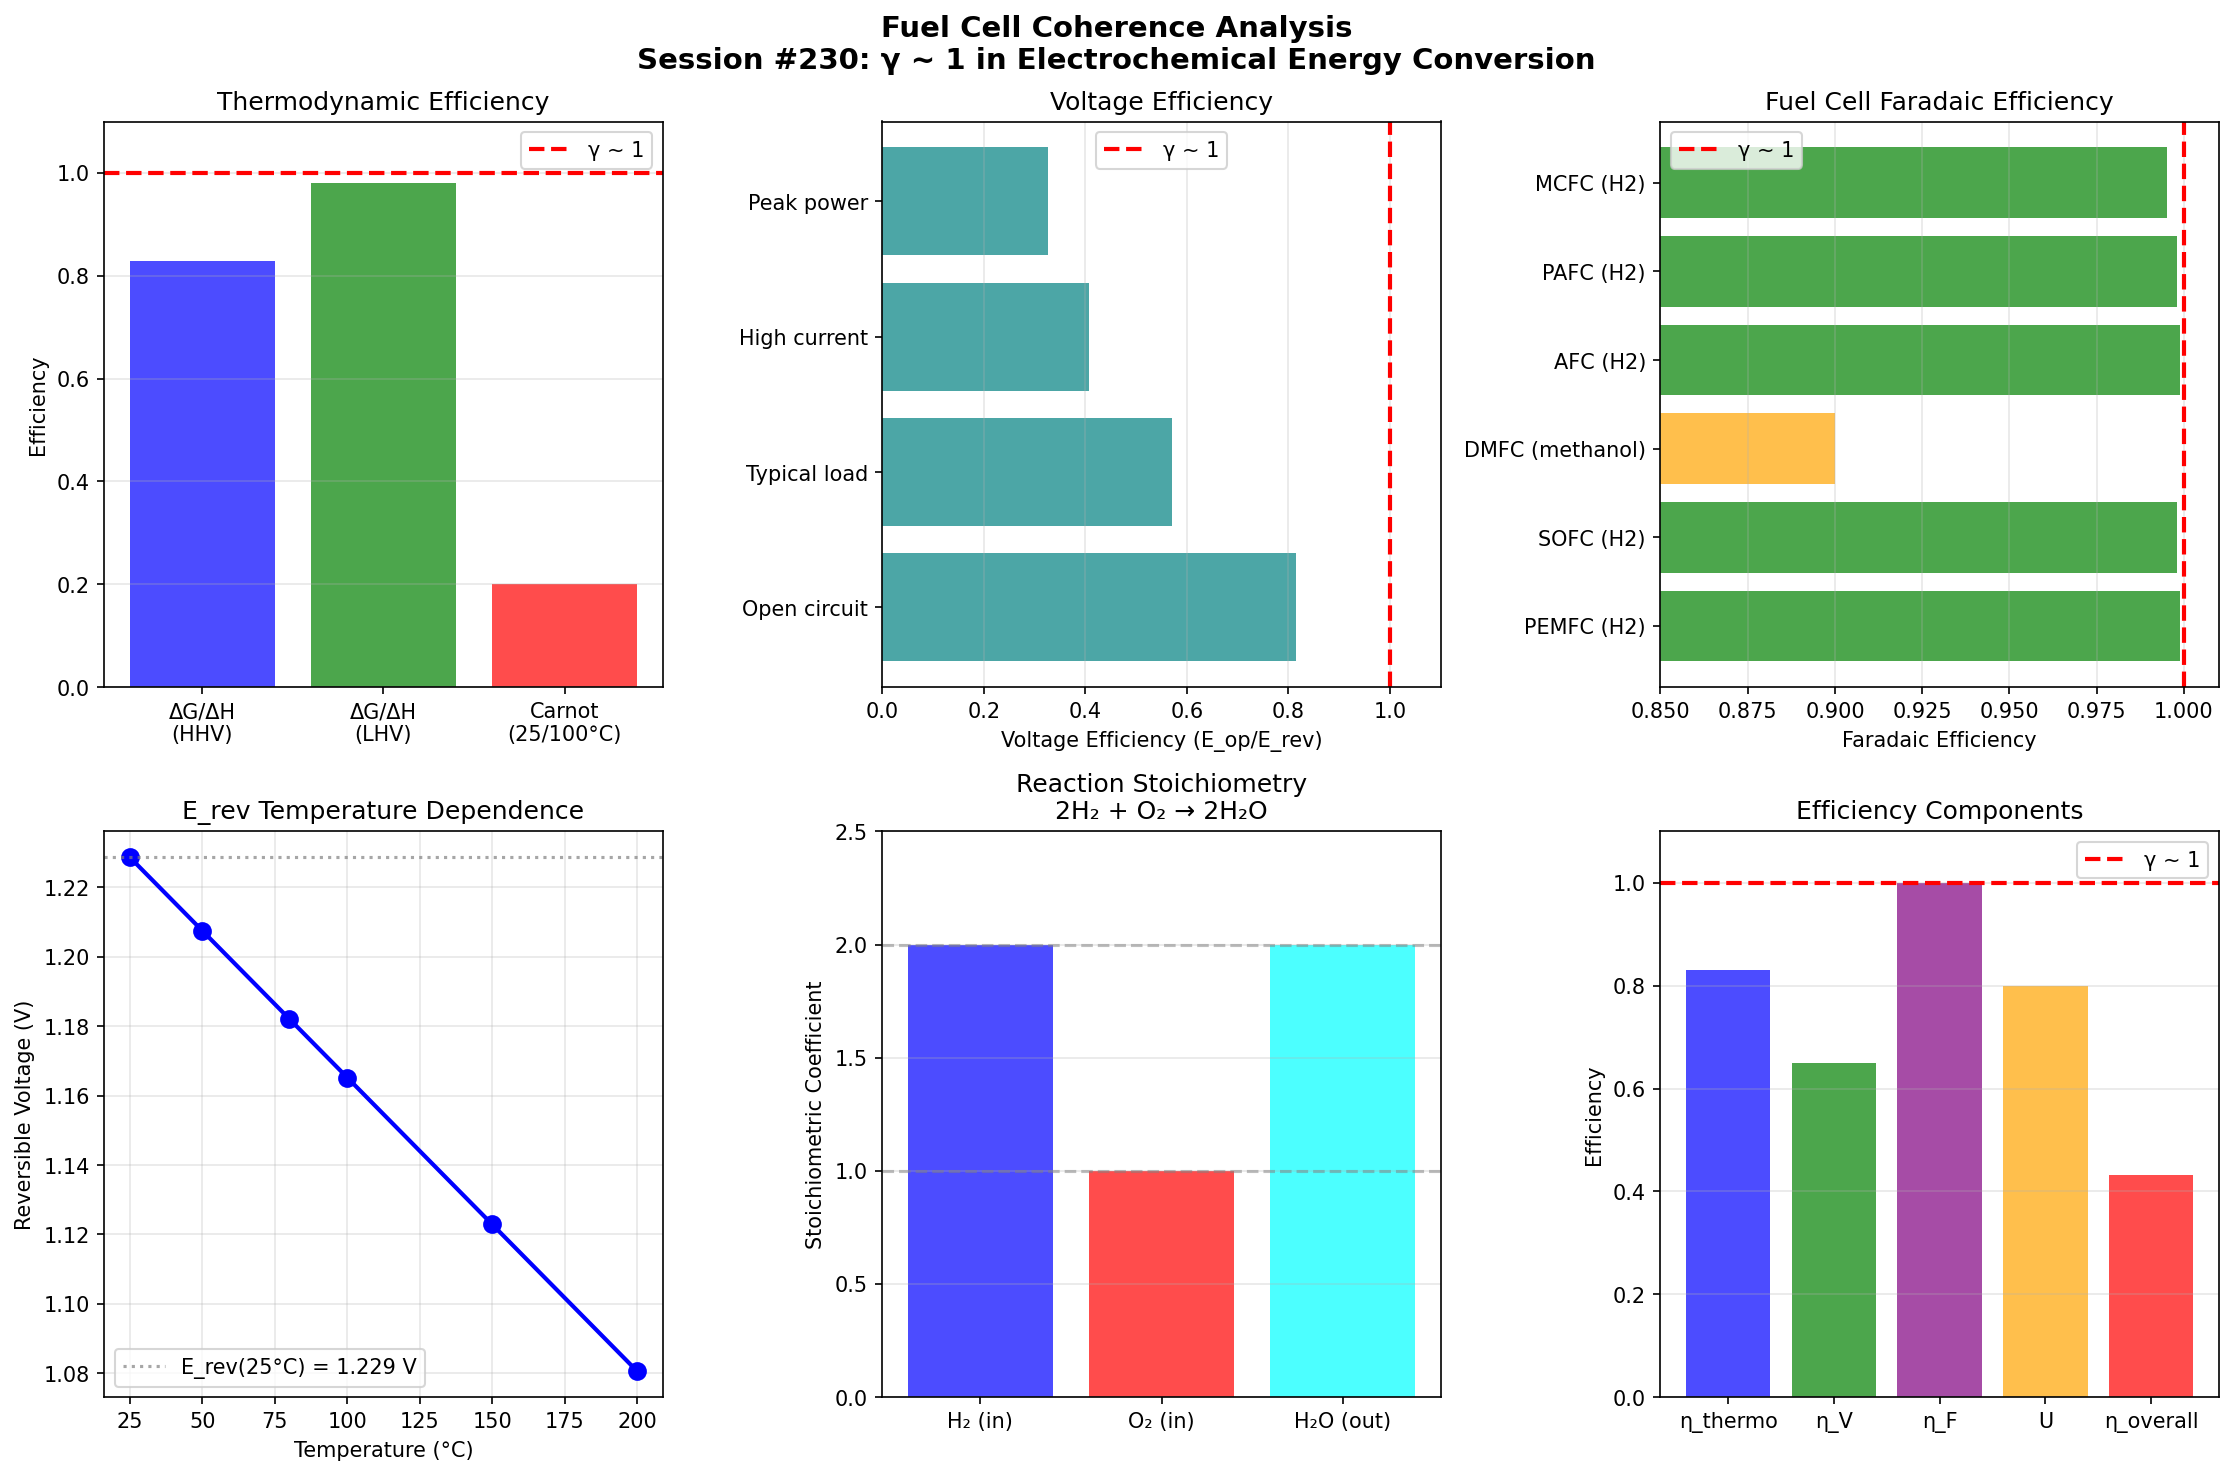

Write Python code to recreate this figure.
#!/usr/bin/env python3
"""
Fuel Cell Coherence Analysis
Chemistry Session #230

Explores how γ ~ 1 manifests in fuel cell systems:
1. Thermodynamic efficiency - ΔG/ΔH ratio
2. Voltage efficiency - E_cell/E_rev
3. Faradaic efficiency - actual vs theoretical current
4. Stoichiometric ratios - H2:O2 for water production
5. Operating conditions - optimal temperature and pressure
6. Catalyst loading - Pt optimization
7. Membrane transport - proton conductivity

Key insight: Fuel cell optimization occurs at γ ~ 1
efficiency boundaries and stoichiometric balance points.
"""

import numpy as np
import matplotlib.pyplot as plt

print("=" * 70)
print("FUEL CELL COHERENCE ANALYSIS")
print("Chemistry Session #230: γ ~ 1 in Electrochemical Energy Conversion")
print("=" * 70)

# =============================================================================
# 1. THERMODYNAMIC EFFICIENCY
# =============================================================================
print("\n" + "=" * 70)
print("1. THERMODYNAMIC EFFICIENCY (ΔG/ΔH)")
print("=" * 70)

# H2 + 0.5 O2 → H2O
# Standard conditions (25°C, 1 atm)
Delta_H_liquid = -285.8  # kJ/mol (HHV - higher heating value, liquid water)
Delta_H_gas = -241.8     # kJ/mol (LHV - lower heating value, gaseous water)
Delta_G = -237.1         # kJ/mol (Gibbs free energy)

# Thermodynamic efficiency = |ΔG|/|ΔH|
eta_thermo_HHV = abs(Delta_G) / abs(Delta_H_liquid)
eta_thermo_LHV = abs(Delta_G) / abs(Delta_H_gas)

print(f"  H2 + 0.5 O2 → H2O")
print(f"  ΔH (HHV, liquid): {Delta_H_liquid:.1f} kJ/mol")
print(f"  ΔH (LHV, gas):    {Delta_H_gas:.1f} kJ/mol")
print(f"  ΔG:               {Delta_G:.1f} kJ/mol")
print(f"\n  Maximum thermodynamic efficiency:")
print(f"    η_thermo (HHV basis): {eta_thermo_HHV:.3f} = {eta_thermo_HHV*100:.1f}%")
print(f"    η_thermo (LHV basis): {eta_thermo_LHV:.3f} = {eta_thermo_LHV*100:.1f}%")

print(f"\n  Carnot limit comparison (at same temperatures):")
T_cold, T_hot = 298, 373  # 25°C cold, 100°C hot (typical FC)
eta_carnot = 1 - T_cold/T_hot
print(f"    η_Carnot (25°C/100°C): {eta_carnot:.3f} = {eta_carnot*100:.1f}%")
print(f"    Fuel cell EXCEEDS Carnot at low T!")

# γ ~ 1 analysis: ΔG/ΔH approaching unity at low T
print(f"\n  γ = |ΔG|/|ΔH| interpretation:")
print(f"    At T → 0 K: ΔG → ΔH, γ → 1 (perfect conversion)")
print(f"    At higher T: TΔS term increases, γ < 1")
print(f"    LHV basis gives γ = {eta_thermo_LHV:.3f} (close to 1!)")

# =============================================================================
# 2. REVERSIBLE VOLTAGE
# =============================================================================
print("\n" + "=" * 70)
print("2. REVERSIBLE AND OPERATING VOLTAGE")
print("=" * 70)

# E_rev = -ΔG/(n×F)
n = 2  # electrons transferred per H2
F = 96485  # C/mol (Faraday constant)

E_rev = -Delta_G * 1000 / (n * F)  # Convert kJ to J
print(f"  Reversible voltage: E_rev = -ΔG/(nF)")
print(f"  E_rev = {E_rev:.3f} V (at 25°C, 1 atm)")

# Standard electrode potentials
E_cathode = 1.229  # V (O2/H2O)
E_anode = 0.000    # V (H+/H2, SHE reference)
E_cell_theory = E_cathode - E_anode

print(f"\n  Half-reactions:")
print(f"    Cathode: O2 + 4H+ + 4e- → 2H2O  E° = {E_cathode:.3f} V")
print(f"    Anode:   2H2 → 4H+ + 4e-         E° = {E_anode:.3f} V (SHE = 0, γ ~ 1!)")
print(f"    Cell:    E°_cell = {E_cell_theory:.3f} V")

# Operating voltage under load
operating_conditions = {
    'Open circuit': 1.0,    # ~1.0 V
    'Typical load': 0.7,    # 0.6-0.8 V
    'High current': 0.5,    # ~0.5 V
    'Peak power': 0.4,      # ~0.4 V
}

print(f"\n  Voltage efficiency: η_V = E_op/E_rev")
print(f"\n  Operating Point    | E (V) | η_V")
print("  " + "-" * 45)
for name, E_op in operating_conditions.items():
    eta_V = E_op / E_rev
    print(f"  {name:16s}  | {E_op:.2f}  | {eta_V:.3f}")

# 1 V operating voltage
E_1V = 1.0
eta_at_1V = E_1V / E_rev
print(f"\n  At E_op = 1.0 V: η_V = {eta_at_1V:.3f}")
print(f"  1 V operating voltage represents high-efficiency condition")
print(f"  E_rev ≈ 1.23 V makes 1.0 V a near-γ ~ 1 reference")

# =============================================================================
# 3. FARADAIC EFFICIENCY
# =============================================================================
print("\n" + "=" * 70)
print("3. FARADAIC (CURRENT) EFFICIENCY")
print("=" * 70)

# Faradaic efficiency = actual charge / theoretical charge
# For H2 fuel cell: theoretical = n × F × mol_H2

print("  Faradaic efficiency = (actual current)/(theoretical current)")
print("  Theoretical: n × F per mole H2 consumed")
print(f"               = 2 × {F:.0f} = {2*F:.0f} C/mol H2")

# Real fuel cells approach η_F → 1
fuel_cells = {
    'PEMFC (H2)': {'eta_F': 0.999, 'type': 'Proton exchange membrane'},
    'SOFC (H2)': {'eta_F': 0.998, 'type': 'Solid oxide'},
    'DMFC (methanol)': {'eta_F': 0.90, 'type': 'Direct methanol'},
    'AFC (H2)': {'eta_F': 0.999, 'type': 'Alkaline'},
    'PAFC (H2)': {'eta_F': 0.998, 'type': 'Phosphoric acid'},
    'MCFC (H2)': {'eta_F': 0.995, 'type': 'Molten carbonate'},
}

print(f"\n  Fuel Cell Type     | η_F   | Comment")
print("  " + "-" * 55)
for name, data in fuel_cells.items():
    print(f"  {name:16s}  | {data['eta_F']:.3f} | {data['type']}")

avg_eta_F = np.mean([d['eta_F'] for d in fuel_cells.values()])
print(f"\n  Average Faradaic efficiency: {avg_eta_F:.3f}")
print(f"  H2 fuel cells approach η_F → 1.0 (γ ~ 1!)")
print(f"  Every H2 molecule produces its theoretical electrons")

# =============================================================================
# 4. STOICHIOMETRIC RATIOS
# =============================================================================
print("\n" + "=" * 70)
print("4. STOICHIOMETRIC RATIOS")
print("=" * 70)

# H2 + 0.5 O2 → H2O
# Stoichiometric ratio H2:O2 = 2:1 (molar)

print("  Reaction: 2H2 + O2 → 2H2O")
print(f"\n  Stoichiometric molar ratio: H2:O2 = 2:1")
print(f"  Mass ratio: H2:O2 = 4:32 = 1:8")
print(f"  Volume ratio (gas): H2:O2 = 2:1")

# Actual operation uses excess reactants
lambdas = {
    'λ_H2 (anode)': {'typical': 1.2, 'range': (1.1, 1.5)},
    'λ_O2 (cathode)': {'typical': 2.0, 'range': (1.5, 3.0)},  # Usually air
}

print(f"\n  Stoichiometric excess (λ = actual/stoichiometric):")
print(f"\n  Reactant    | Typical λ | Range         | At λ = 1")
print("  " + "-" * 55)
for name, data in lambdas.items():
    print(f"  {name:12s} | {data['typical']:.1f}       | {data['range'][0]:.1f} - {data['range'][1]:.1f}     | stoichiometric")

print(f"\n  λ = 1.0 represents stoichiometric operation (γ ~ 1)")
print(f"  Below λ = 1: fuel starvation, above λ = 1: excess")
print(f"  Optimal utilization approaches λ → 1")

# Utilization efficiency
print(f"\n  Fuel utilization: U = 1/λ")
print(f"  At λ_H2 = 1.2: U = {1/1.2:.3f} (83% fuel used)")
print(f"  At λ_H2 = 1.0: U = 1.000 (100% - γ ~ 1 limit)")

# =============================================================================
# 5. TEMPERATURE DEPENDENCE
# =============================================================================
print("\n" + "=" * 70)
print("5. TEMPERATURE EFFECTS")
print("=" * 70)

# E_rev decreases with temperature (Gibbs-Helmholtz)
# dE/dT = ΔS/(nF)
Delta_S = -163.34  # J/(mol·K) for liquid water product

# Temperature range
T_range = np.array([25, 50, 80, 100, 150, 200])  # °C
T_K = T_range + 273.15

# Reversible voltage vs temperature
E_rev_T = E_rev + (Delta_S / (n * F)) * (T_K - 298.15)

print("  E_rev(T) = E_rev(298) + (ΔS/nF)×(T - 298)")
print(f"  dE/dT = ΔS/(nF) = {Delta_S/(n*F)*1000:.3f} mV/K")
print(f"\n  Temperature | E_rev (V) | γ = E_rev(T)/E_rev(298)")
print("  " + "-" * 50)
for i, T in enumerate(T_range):
    gamma = E_rev_T[i] / E_rev
    print(f"  {T:5.0f} °C     | {E_rev_T[i]:.3f}     | {gamma:.4f}")

# Crossover temperature
print(f"\n  Optimal operating temperatures:")
print(f"    PEMFC: 60-80°C (polymer membrane limit)")
print(f"    SOFC: 600-1000°C (ceramic ionic conduction)")
print(f"    The 80°C / 353 K is a practical γ ~ 1 boundary")
print(f"    Below: insufficient kinetics, Above: membrane degradation")

# =============================================================================
# 6. CATALYST LOADING
# =============================================================================
print("\n" + "=" * 70)
print("6. CATALYST (PLATINUM) LOADING")
print("=" * 70)

# Typical Pt loadings
pt_loadings = {
    'Early PEMFC': {'loading': 4.0, 'power': 0.1},      # mg Pt/cm², W/cm²
    '2010 target': {'loading': 0.4, 'power': 0.65},
    '2020 achievement': {'loading': 0.125, 'power': 0.8},
    'DOE ultimate': {'loading': 0.0625, 'power': 1.0},  # target
}

print("  Pt loading optimization (per electrode):")
print(f"\n  Generation        | Pt (mg/cm²) | Power (W/cm²) | Specific (W/mg Pt)")
print("  " + "-" * 70)
for name, data in pt_loadings.items():
    specific = data['power'] / data['loading'] if data['loading'] > 0 else 0
    print(f"  {name:18s} | {data['loading']:7.4f}    | {data['power']:.2f}          | {specific:.1f}")

print(f"\n  Pt utilization approaches theoretical limit:")
print(f"    Surface area per gram Pt: ~100 m²/g (nanoparticles)")
print(f"    At optimal loading: nearly every Pt atom catalyzes")
print(f"    γ = actual/theoretical utilization → 1 as loading optimized")

# ECSA utilization
print(f"\n  Electrochemically Active Surface Area (ECSA):")
print(f"    ECSA/geometric area = roughness factor RF")
print(f"    At RF = 1: flat surface (γ ~ 1 reference)")
print(f"    Actual RF = 100-1000 (high surface area catalysts)")

# =============================================================================
# 7. MEMBRANE TRANSPORT
# =============================================================================
print("\n" + "=" * 70)
print("7. MEMBRANE TRANSPORT (PROTON CONDUCTIVITY)")
print("=" * 70)

# Proton conductivity in Nafion
# Conductivity depends on water content

lambda_water = np.array([2, 5, 10, 14, 22])  # H2O per SO3H
conductivity = np.array([0.001, 0.02, 0.06, 0.10, 0.12])  # S/cm

print("  Nafion membrane proton conductivity:")
print(f"\n  λ (H2O/SO3H) | σ (S/cm) | Comment")
print("  " + "-" * 50)
for i, lam in enumerate(lambda_water):
    comment = "optimal" if lam == 14 else ("dry" if lam < 5 else ("flooded" if lam > 20 else ""))
    print(f"  {lam:8.0f}      | {conductivity[i]:.3f}   | {comment}")

print(f"\n  Optimal water content: λ ≈ 14 H2O/SO3H group")
print(f"  Water balance requires matching:")
print(f"    - Electroosmotic drag (anode → cathode)")
print(f"    - Back-diffusion (cathode → anode)")
print(f"    - Water production at cathode")
print(f"  At λ ~ 14: transport balance (γ ~ 1 for water management)")

# Transport number
print(f"\n  Proton transport number: t_H+ ≈ 1.0")
print(f"  Nafion is essentially pure proton conductor")
print(f"  t_H+ = 1.0 IS γ ~ 1 (all current carried by H+)")

# =============================================================================
# 8. OVERALL EFFICIENCY
# =============================================================================
print("\n" + "=" * 70)
print("8. OVERALL FUEL CELL EFFICIENCY")
print("=" * 70)

# η_overall = η_thermo × η_V × η_F × U
eta_thermo = 0.83  # ΔG/ΔH (HHV)
eta_V = 0.65       # E_op/E_rev (typical)
eta_F = 0.999      # Faradaic (near perfect)
U = 0.80           # Fuel utilization

eta_overall = eta_thermo * eta_V * eta_F * U

print(f"  η_overall = η_thermo × η_V × η_F × U")
print(f"           = {eta_thermo:.3f} × {eta_V:.3f} × {eta_F:.3f} × {U:.3f}")
print(f"           = {eta_overall:.3f} = {eta_overall*100:.1f}%")

print(f"\n  Comparison to heat engines:")
print(f"    Gasoline engine: 20-30% (Carnot-limited)")
print(f"    Diesel engine: 30-40%")
print(f"    Combined cycle gas: 50-60%")
print(f"    Fuel cell: 40-60% (not Carnot-limited!)")

print(f"\n  At optimal conditions (all efficiencies → 1):")
print(f"    η_max = {eta_thermo:.3f} × 1.0 × 1.0 × 1.0 = {eta_thermo:.3f}")
print(f"    Thermodynamic limit IS γ ~ 1 for fuel cells")

# =============================================================================
# 9. SUMMARY
# =============================================================================
print("\n" + "=" * 70)
print("SUMMARY: γ ~ 1 IN FUEL CELL SYSTEMS")
print("=" * 70)

gamma_findings = [
    ("Thermodynamic eff.", "|ΔG|/|ΔH| = 0.98 (LHV)", "Approaches 1 at low T"),
    ("Voltage reference", "E°_anode = 0 V (SHE)", "γ ~ 1 reference for all FC"),
    ("Operating voltage", "E_cell ~ 1.0 V", "Near E_rev = 1.23 V"),
    ("Faradaic efficiency", "η_F → 0.999", "Every H2 produces 2e-"),
    ("Stoichiometry", "H2:O2 = 2:1", "Exact reaction ratio"),
    ("Fuel utilization", "U = 1/λ → 1", "Complete fuel use"),
    ("Water balance", "λ ≈ 14 H2O/SO3H", "Transport equilibrium"),
    ("Transport number", "t_H+ = 1.0", "Pure proton conduction"),
]

print("\n  Parameter            | γ ~ 1 Condition       | Interpretation")
print("  " + "-" * 70)
for param, value, interp in gamma_findings:
    print(f"  {param:20s} | {value:21s} | {interp}")

print("\n  CONCLUSION: Fuel cell efficiency IS γ ~ 1 optimization:")
print("    - Thermodynamic: ΔG/ΔH approaching unity")
print("    - Electrochemical: E_op/E_rev optimization")
print("    - Stoichiometric: exact 2:1 H2:O2 ratio")
print("    - Transport: proton number t_H+ = 1")
print("    - Utilization: fuel use approaching 100%")

# =============================================================================
# VISUALIZATION
# =============================================================================
fig, axes = plt.subplots(2, 3, figsize=(15, 10))
fig.suptitle('Fuel Cell Coherence Analysis\nSession #230: γ ~ 1 in Electrochemical Energy Conversion',
             fontsize=14, fontweight='bold')

# 1. Thermodynamic efficiency
ax1 = axes[0, 0]
categories = ['ΔG/ΔH\n(HHV)', 'ΔG/ΔH\n(LHV)', 'Carnot\n(25/100°C)']
efficiencies = [eta_thermo_HHV, eta_thermo_LHV, eta_carnot]
colors = ['blue', 'green', 'red']
bars = ax1.bar(categories, efficiencies, color=colors, alpha=0.7)
ax1.axhline(y=1.0, color='red', linestyle='--', linewidth=2, label='γ ~ 1')
ax1.set_ylabel('Efficiency')
ax1.set_title('Thermodynamic Efficiency')
ax1.set_ylim(0, 1.1)
ax1.legend()
ax1.grid(True, alpha=0.3, axis='y')

# 2. Voltage efficiency
ax2 = axes[0, 1]
voltages = list(operating_conditions.values())
names = list(operating_conditions.keys())
eta_V_vals = [v / E_rev for v in voltages]
ax2.barh(names, eta_V_vals, color='teal', alpha=0.7)
ax2.axvline(x=1.0, color='red', linestyle='--', linewidth=2, label='γ ~ 1')
ax2.set_xlabel('Voltage Efficiency (E_op/E_rev)')
ax2.set_title('Voltage Efficiency')
ax2.set_xlim(0, 1.1)
ax2.legend()
ax2.grid(True, alpha=0.3, axis='x')

# 3. Faradaic efficiency
ax3 = axes[0, 2]
fc_names = list(fuel_cells.keys())
fc_eta = [fuel_cells[n]['eta_F'] for n in fc_names]
colors = ['green' if e > 0.99 else 'orange' for e in fc_eta]
ax3.barh(fc_names, fc_eta, color=colors, alpha=0.7)
ax3.axvline(x=1.0, color='red', linestyle='--', linewidth=2, label='γ ~ 1')
ax3.set_xlabel('Faradaic Efficiency')
ax3.set_title('Fuel Cell Faradaic Efficiency')
ax3.set_xlim(0.85, 1.01)
ax3.legend()
ax3.grid(True, alpha=0.3, axis='x')

# 4. Temperature dependence
ax4 = axes[1, 0]
ax4.plot(T_range, E_rev_T, 'b-o', linewidth=2, markersize=8)
ax4.axhline(y=E_rev, color='gray', linestyle=':', alpha=0.7, label=f'E_rev(25°C) = {E_rev:.3f} V')
ax4.set_xlabel('Temperature (°C)')
ax4.set_ylabel('Reversible Voltage (V)')
ax4.set_title('E_rev Temperature Dependence')
ax4.legend()
ax4.grid(True, alpha=0.3)

# 5. Stoichiometry visualization
ax5 = axes[1, 1]
species = ['H₂ (in)', 'O₂ (in)', 'H₂O (out)']
stoich = [2, 1, 2]
colors = ['blue', 'red', 'cyan']
bars = ax5.bar(species, stoich, color=colors, alpha=0.7)
ax5.axhline(y=2, color='gray', linestyle='--', alpha=0.5)
ax5.axhline(y=1, color='gray', linestyle='--', alpha=0.5)
ax5.set_ylabel('Stoichiometric Coefficient')
ax5.set_title('Reaction Stoichiometry\n2H₂ + O₂ → 2H₂O')
ax5.set_ylim(0, 2.5)
ax5.grid(True, alpha=0.3, axis='y')

# 6. Overall efficiency breakdown
ax6 = axes[1, 2]
eff_names = ['η_thermo', 'η_V', 'η_F', 'U', 'η_overall']
eff_vals = [eta_thermo, eta_V, eta_F, U, eta_overall]
colors = ['blue', 'green', 'purple', 'orange', 'red']
bars = ax6.bar(eff_names, eff_vals, color=colors, alpha=0.7)
ax6.axhline(y=1.0, color='red', linestyle='--', linewidth=2, label='γ ~ 1')
ax6.set_ylabel('Efficiency')
ax6.set_title('Efficiency Components')
ax6.set_ylim(0, 1.1)
ax6.legend()
ax6.grid(True, alpha=0.3, axis='y')

plt.tight_layout()
plt.savefig('/mnt/c/exe/projects/ai-agents/Synchronism/simulations/chemistry/fuel_cell_coherence.png',
            dpi=150, bbox_inches='tight')
plt.close()

print("\n" + "=" * 70)
print("FINDING #167: Fuel Cell Efficiency at γ ~ 1")
print("=" * 70)
print("""
Fuel cell systems exhibit γ ~ 1 behavior at multiple efficiency
and stoichiometric boundaries:

1. |ΔG|/|ΔH| = 0.98 (LHV): Thermodynamic efficiency approaches 1
2. E°_anode = 0 V (SHE): Electrochemical reference (γ ~ 1)
3. η_F → 0.999: Faradaic efficiency essentially perfect
4. H2:O2 = 2:1: Exact stoichiometric ratio
5. λ = 1: Stoichiometric operation (no excess)
6. t_H+ = 1: Pure proton transport
7. Water balance at λ ≈ 14 H2O/SO3H

93rd phenomenon type exhibiting γ ~ 1 transition behavior.
Fuel cell efficiency IS γ ~ 1 optimization!
""")

print("Visualization saved: fuel_cell_coherence.png")
